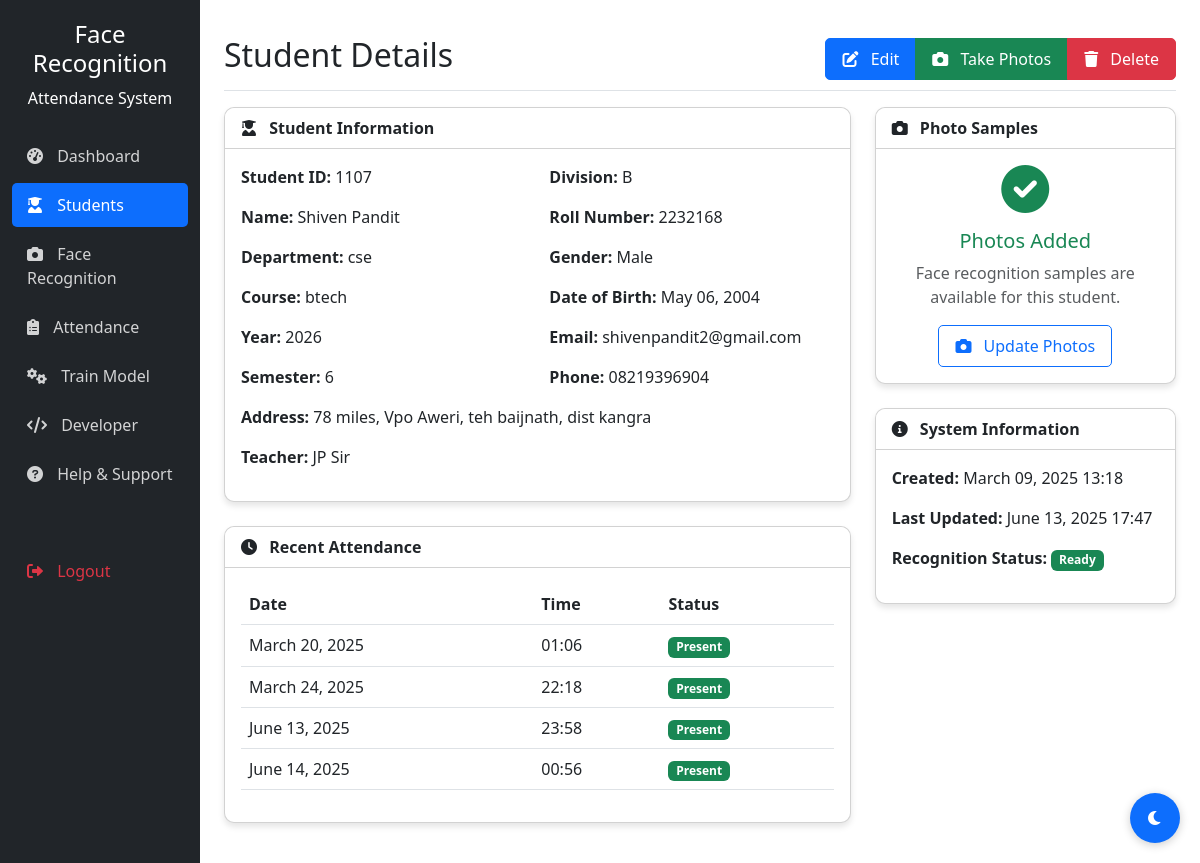
Screenshot of /students/1107/ (signed in) with the database file from the repository.
### students/models.py (models this page shows, shortened)
class Student(models.Model):
    student_id = models.CharField(max_length=20, primary_key=True)
    name = models.CharField(max_length=100)
    department = models.CharField(max_length=100)
    course = models.CharField(max_length=100)
    year = models.CharField(max_length=20)
    semester = models.CharField(max_length=20)
    division = models.CharField(max_length=20)
    roll = models.CharField(max_length=20)
    gender = models.CharField(max_length=10)
    dob = models.DateField(null=True, blank=True)
    email = models.EmailField(null=True, blank=True)
    phone = models.CharField(max_length=20, null=True, blank=True)
    address = models.TextField(null=True, blank=True)
    teacher = models.CharField(max_length=100, null=True, blank=True)
    photo_sample = models.BooleanField(default=False)
    created_at = models.DateTimeField(auto_now_add=True)
    updated_at = models.DateTimeField(auto_now=True)

### attendance/models.py (models this page shows, shortened)
class Attendance(models.Model):
    student = models.ForeignKey(Student, on_delete=models.CASCADE)
    date = models.DateField()
    time = models.TimeField()
    status = models.CharField(max_length=10, default='Present')
    class Meta:
        unique_together = ['student', 'date']

### students/views.py (the view)
# urls.py: path('<str:student_id>/', views.student_detail, name='student_detail'),
@login_required
def student_detail(request, student_id):
    student = get_object_or_404(Student, student_id=student_id)
    return render(request, 'students/student_detail.html', {'student': student})

### templates/students/student_detail.html (shortened to what this page needs)
{% extends 'base.html' %}
{% block header %}Student Details{% endblock %}
{% block header_buttons %}
<div class="btn-group" role="group">
    <a href="{% url 'student_update' student.student_id %}" class="btn btn-primary">
        <i class="fas fa-edit me-2"></i> Edit
    </a>
    <a href="{% url 'take_photo' student.student_id %}" class="btn btn-success">
        <i class="fas fa-camera me-2"></i> Take Photos
    </a>
    <a href="{% url 'student_delete' student.student_id %}" class="btn btn-danger">
        <i class="fas fa-trash me-2"></i> Delete
    </a>
</div>
{% endblock %}
{% block content %}
<div class="row">
    <div class="col-md-8">
        <div class="card">
            <div class="card-header">
                <i class="fas fa-user-graduate me-2"></i> Student Information
            </div>
            <div class="card-body">
                <div class="row">
                    <div class="col-md-6">
                        <p><strong>Student ID:</strong> {{ student.student_id }}</p>
                        <p><strong>Name:</strong> {{ student.name }}</p>
                        <p><strong>Department:</strong> {{ student.department }}</p>
                        <p><strong>Course:</strong> {{ student.course }}</p>
                        <p><strong>Year:</strong> {{ student.year }}</p>
                        <p><strong>Semester:</strong> {{ student.semester }}</p>
                    </div>
                    <div class="col-md-6">
                        <p><strong>Division:</strong> {{ student.division }}</p>
                        <p><strong>Roll Number:</strong> {{ student.roll }}</p>
                        <p><strong>Gender:</strong> {{ student.gender }}</p>
                        <p><strong>Date of Birth:</strong> {{ student.dob|date:"F d, Y" }}</p>
                        <p><strong>Email:</strong> {{ student.email|default:"Not provided" }}</p>
                        <p><strong>Phone:</strong> {{ student.phone|default:"Not provided" }}</p>
                    </div>
                    <div class="col-12">
                        <p><strong>Address:</strong> {{ student.address|default:"Not provided" }}</p>
                        <p><strong>Teacher:</strong> {{ student.teacher|default:"Not assigned" }}</p>
                    </div>
                </div>
            </div>
        </div>
        <div class="card mt-4">
            <div class="card-header">
                <i class="fas fa-clock me-2"></i> Recent Attendance
            </div>
            <div class="card-body">
                {% if student.attendance_set.exists %}
                <div class="table-responsive">
                    <table class="table table-hover">
                        <thead>
                            <tr>
                                <th>Date</th>
                                <th>Time</th>
                                <th>Status</th>
                            </tr>
                        </thead>
                        <tbody>
                            {% for attendance in student.attendance_set.all|slice:":5" %}
                            <tr>
                                <td>{{ attendance.date|date:"F d, Y" }}</td>
                                <td>{{ attendance.time|time:"H:i" }}</td>
                                <td>
                                    <span class="badge bg-{% if attendance.status == 'Present' %}success{% else %}danger{% endif %}">
                                        {{ attendance.status }}
                                    </span>
                                </td>
                            </tr>
                            {% endfor %}
                        </tbody>
                    </table>
                </div>
                {% else %}
                <p class="text-muted mb-0">No attendance records found.</p>
                {% endif %}
            </div>
        </div>
    </div>
    <div class="col-md-4">
        <div class="card">
            <div class="card-header">
                <i class="fas fa-camera me-2"></i> Photo Samples
            </div>
            <div class="card-body">
                {% if student.photo_sample %}
                <div class="text-center">
                    <i class="fas fa-check-circle text-success fa-3x mb-3"></i>
                    <h5 class="text-success">Photos Added</h5>
                    <p class="text-muted">Face recognition samples are available for this student.</p>
                    <a href="{% url 'take_photo' student.student_id %}" class="btn btn-outline-primary">
                        <i class="fas fa-camera me-2"></i> Update Photos
                    </a>
                </div>
                {% endif %}
            </div>
        </div>
        <div class="card mt-4">
            <div class="card-header">
                <i class="fas fa-info-circle me-2"></i> System Information
            </div>
            <div class="card-body">
                <p><strong>Created:</strong> {{ student.created_at|date:"F d, Y H:i" }}</p>
                <p><strong>Last Updated:</strong> {{ student.updated_at|date:"F d, Y H:i" }}</p>
                <p>
                    <strong>Recognition Status:</strong>
                    {% if student.photo_sample %}
                    <span class="badge bg-success">Ready</span>
                    {% else %}
                    <span class="badge bg-warning">Not Ready</span>
                    {% endif %}
                </p>
            </div>
        </div>
    </div>
</div>
{% endblock %}

### templates/base.html (style rules this page uses)
:root { --primary-color: #0d6efd; --secondary-color: #6c757d; --success-color: #198754; --danger-color: #dc3545; }
body { font-family: 'Segoe UI', Tahoma, Geneva, Verdana, sans-serif; background-color: var(--bs-body-bg); color: var(--bs-body-color); transition: background-color 0.3s, color 0.3s; }
.card { border-radius: 10px; box-shadow: 0 4px 6px rgba(0, 0, 0, 0.1); margin-bottom: 20px; border: 1px solid var(--bs-card-border-color); background-color: var(--bs-card-bg); }
.card-header { background-color: var(--bs-card-bg); border-bottom: 1px solid var(--bs-card-border-color); font-weight: bold; border-radius: 10px 10px 0 0 !important; }
.btn { border-radius: 5px; padding: 8px 16px; }

### rows the page displays
Student: student_id "1107", name "Shiven Pandit", department "cse", course "btech", year "2026", semester "6", division "B", roll "2232168", gender "Male", dob "May 06, 2004", email "shivenpandit2@gmail.com", phone "08219396904", address "78 miles, Vpo Aweri, teh baijnath, dist kangra", teacher "JP Sir", created_at "March 09, 2025 13:18", updated_at "June 13, 2025 17:47"
Attendance: date "March 20, 2025", time "01:06", status "Present"
Attendance: date "March 24, 2025", time "22:18", status "Present"
Attendance: date "June 13, 2025", time "23:58", status "Present"
Attendance: date "June 14, 2025", time "00:56", status "Present"
